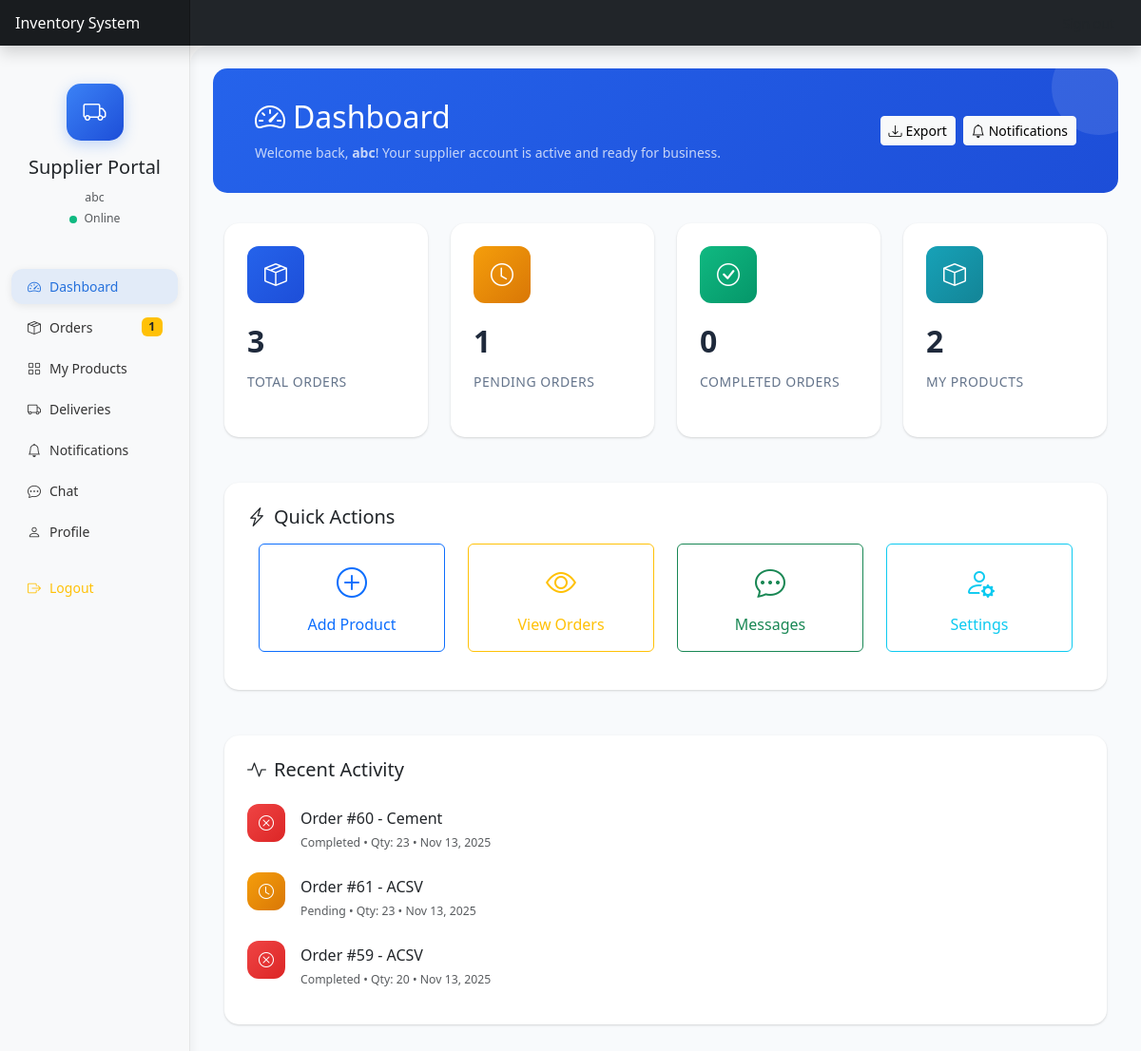
Page /supplier/dashboard.php (signed in) on the committed database.
### tables this page shows
CREATE TABLE `orders` (
  `id` int(11) NOT NULL,
  `inventory_id` int(11) DEFAULT NULL,
  `supplier_id` int(11) DEFAULT NULL,
  `user_id` int(11) DEFAULT NULL,
  `quantity` int(11) NOT NULL,
  `is_automated` tinyint(1) DEFAULT 0,
  `order_date` datetime DEFAULT current_timestamp(),
  `confirmation_status` enum('pending','confirmed','delivered','completed','cancelled') DEFAULT 'pending',
  `confirmation_date` datetime DEFAULT NULL,
  `unit_price` decimal(10,2) DEFAULT 0.00,
  `unit_type` varchar(50) NOT NULL DEFAULT 'per piece',
  `variation` varchar(50) DEFAULT NULL,
  `weight_ordered` decimal(10,3) DEFAULT NULL COMMENT 'Weight ordered for weight-based products',
  `is_weight_based` tinyint(1) DEFAULT 0 COMMENT 'Flag for weight-based orders'
);

CREATE TABLE `inventory` (
  `id` int(11) NOT NULL COMMENT 'Primary key - matches admin_orders.inventory_id',
  `sku` varchar(50) DEFAULT NULL COMMENT 'Product SKU',
  `name` varchar(100) NOT NULL COMMENT 'Product name - displayed as item_name in orders.php',
  `description` text DEFAULT NULL COMMENT 'Product description',
  `category` varchar(50) DEFAULT NULL COMMENT 'Product category',
  `reorder_threshold` int(11) NOT NULL DEFAULT 0 COMMENT 'Reorder threshold for alerts',
  `unit_type` varchar(50) NOT NULL DEFAULT 'per piece' COMMENT 'Unit type - matches admin_orders.unit_type',
  `quantity` int(11) NOT NULL DEFAULT 0 COMMENT 'Total quantity from completed orders - matches admin_orders.quantity aggregation',
  `unit_price` decimal(10,2) NOT NULL DEFAULT 0.00 COMMENT 'Unit price - matches admin_orders.unit_price',
  `supplier_id` int(11) DEFAULT NULL COMMENT 'Supplier ID - matches admin_orders.supplier_id',
  `location` varchar(100) DEFAULT NULL COMMENT 'Storage location',
  `image_url` varchar(255) DEFAULT NULL COMMENT 'Product image URL',
  `image_path` varchar(255) DEFAULT NULL COMMENT 'Product image file path',
  `is_deleted` tinyint(1) NOT NULL DEFAULT 0 COMMENT 'Soft delete flag: 0 = active, 1 = deleted',
  `last_updated` datetime DEFAULT current_timestamp() ON UPDATE current_timestamp() COMMENT 'Last update timestamp',
  `created_at` datetime DEFAULT current_timestamp() COMMENT 'Creation timestamp'
);

### supplier/dashboard.php (the view, shortened to what this page needs)
<?php
$database = new Database();
$db = $database->getConnection();
$pdo = $db;
$supplier_id = $_SESSION['user_id'];
try {
    $query = "SELECT COUNT(*) as total FROM orders WHERE supplier_id = :supplier_id";
    $stmt = $db->prepare($query);
    $stmt->bindParam(':supplier_id', $supplier_id);
    $stmt->execute();
    $total_orders = $stmt->fetch(PDO::FETCH_ASSOC)['total'];
    $query = "SELECT COUNT(*) as total FROM orders WHERE supplier_id = :supplier_id AND confirmation_status = 'confirmed'";
    $stmt = $db->prepare($query);
    $stmt->bindParam(':supplier_id', $supplier_id);
    $stmt->execute();
    $completed_orders = $stmt->fetch(PDO::FETCH_ASSOC)['total'];
    $query = "SELECT COUNT(*) as total FROM inventory WHERE supplier_id = :supplier_id";
    $stmt = $db->prepare($query);
    $stmt->bindParam(':supplier_id', $supplier_id);
    $stmt->execute();
    $total_products = $stmt->fetch(PDO::FETCH_ASSOC)['total'];
    $query = "SELECT o.*, i.name as item_name, o.order_date, o.confirmation_status
              FROM orders o
              LEFT JOIN inventory i ON o.inventory_id = i.id
              WHERE o.supplier_id = :supplier_id
              ORDER BY o.order_date DESC
              LIMIT 5";
    $stmt = $db->prepare($query);
    $stmt->bindParam(':supplier_id', $supplier_id);
    $stmt->execute();
    $recent_orders = $stmt->fetchAll(PDO::FETCH_ASSOC);
} catch (Exception $e) {
    $total_orders = 0;
    $pending_orders = 0;
    $completed_orders = 0;
    $total_products = 0;
    $recent_orders = [];
    if (isset($_GET['export']) && $_GET['export'] === 'dashboard') {
        header('Content-Type: text/csv; charset=utf-8');
        header('Content-Disposition: attachment; filename="supplier_dashboard_' . date('Y-m-d') . '.csv"');
        $output = fopen('php://output', 'w');
        fprintf($output, chr(0xEF).chr(0xBB).chr(0xBF));
        fputcsv($output, ['Error: Could not fetch dashboard data']);
        fputcsv($output, ['Message: ' . $e->getMessage()]);
        fclose($output);
        exit;
    }
}
?>
<!DOCTYPE html>
<html lang="en">
<head>
    <link href="https://cdn.jsdelivr.net/npm/bootstrap@5.3.0-alpha1/dist/css/bootstrap.min.css" rel="stylesheet">
    <link rel="stylesheet" href="https://cdn.jsdelivr.net/npm/bootstrap-icons@1.10.0/font/bootstrap-icons.css">
    <link rel="stylesheet" href="../assets/css/style.css">
</head>
<body>
<?php include_once 'includes/header.php'; ?>
    <div class="container-fluid">
        <div class="row">
            <?php include_once 'includes/sidebar.php'; ?>
            <main class="col-md-9 ms-sm-auto col-lg-10 main-content p-4">
                <div class="welcome-header">
                    <div class="row align-items-center">
                        <div class="col">
                            <h1 class="h2 mb-2">
                                <i class="bi bi-speedometer2 me-2"></i>Dashboard
                            </h1>
                            <p class="mb-0 opacity-75">
                                Welcome back, <strong><?php echo htmlspecialchars($supplier_name); ?></strong>!
                                Your supplier account is active and ready for business.
                            </p>
                        </div>
                        <div class="col-auto">
                            <div class="d-flex gap-2">
                                <button type="button" class="btn btn-light btn-sm" id="exportBtn">
                                    <i class="bi bi-download me-1"></i>Export
                                </button>
                                <a href="notifications.php" class="btn btn-light btn-sm position-relative">
                                    <i class="bi bi-bell me-1"></i>Notifications
                                </a>
                            </div>
                        </div>
                    </div>
                </div>
                <div class="row mb-4">
                    <div class="col-xl-3 col-md-6 mb-4">
                        <div class="card stat-card h-100">
                            <div class="card-body">
                                <div class="stat-icon bg-primary-gradient">
                                    <i class="bi bi-box-seam"></i>
                                </div>
                                <div class="stat-number"><?php echo $total_orders; ?></div>
                                <div class="stat-label">Total Orders</div>
                            </div>
                        </div>
                    </div>
                    <div class="col-xl-3 col-md-6 mb-4">
                        <div class="card stat-card h-100">
                            <div class="card-body">
                                <div class="stat-icon bg-warning-gradient">
                                    <i class="bi bi-clock"></i>
                                </div>
                                <div class="stat-number"><?php echo $pending_orders; ?></div>
                                <div class="stat-label">Pending Orders</div>
                            </div>
                        </div>
                    </div>
                    <div class="col-xl-3 col-md-6 mb-4">
                        <div class="card stat-card h-100">
                            <div class="card-body">
                                <div class="stat-icon bg-success-gradient">
                                    <i class="bi bi-check-circle"></i>
                                </div>
                                <div class="stat-number"><?php echo $completed_orders; ?></div>
                                <div class="stat-label">Completed Orders</div>
                            </div>
                        </div>
                    </div>
                    <div class="col-xl-3 col-md-6 mb-4">
                        <div class="card stat-card h-100">
                            <div class="card-body">
                                <div class="stat-icon bg-info-gradient">
                                    <i class="bi bi-box"></i>
                                </div>
                                <div class="stat-number"><?php echo $total_products; ?></div>
                                <div class="stat-label">My Products</div>
                            </div>
                        </div>
                    </div>
                </div>
                <div class="row mb-4">
                    <div class="col-12">
                        <div class="card stat-card">
                            <div class="card-body">
                                <h5 class="card-title mb-3">
                                    <i class="bi bi-lightning-charge me-2"></i>Quick Actions
                                </h5>
                                <div class="row">
                                    <div class="col-md-3 mb-3">
                                        <a href="products.php" class="btn btn-outline-primary w-100 h-100 d-flex flex-column align-items-center justify-content-center p-3">
                                            <i class="bi bi-plus-circle mb-2" style="font-size: 2rem;"></i>
                                            <span>Add Product</span>
                                        </a>
                                    </div>
                                    <div class="col-md-3 mb-3">
                                        <a href="orders.php" class="btn btn-outline-warning w-100 h-100 d-flex flex-column align-items-center justify-content-center p-3">
                                            <i class="bi bi-eye mb-2" style="font-size: 2rem;"></i>
                                            <span>View Orders</span>
                                        </a>
                                    </div>
                                    <div class="col-md-3 mb-3">
                                        <a href="chat.php" class="btn btn-outline-success w-100 h-100 d-flex flex-column align-items-center justify-content-center p-3">
                                            <i class="bi bi-chat-dots mb-2" style="font-size: 2rem;"></i>
                                            <span>Messages</span>
                                        </a>
                                    </div>
                                    <div class="col-md-3 mb-3">
                                        <a href="profile.php" class="btn btn-outline-info w-100 h-100 d-flex flex-column align-items-center justify-content-center p-3">
                                            <i class="bi bi-person-gear mb-2" style="font-size: 2rem;"></i>
                                            <span>Settings</span>
                                        </a>
                                    </div>
                                </div>
                            </div>
                        </div>
                    </div>
                </div>
                <div class="row">
                    <div class="col-12">
                        <div class="card stat-card">
                            <div class="card-body">
                                <h5 class="card-title mb-3">
                                    <i class="bi bi-activity me-2"></i>Recent Activity
                                </h5>
                                <div class="list-group list-group-flush">
                                    <?php if (!empty($recent_orders)): ?>
                                        <?php foreach ($recent_orders as $order): ?>
                                            <div class="list-group-item border-0 px-0">
                                                <div class="d-flex align-items-center">
                                                    <div class="stat-icon <?php echo $order['confirmation_status'] === 'confirmed' ? 'bg-success-gradient' : ($order['confirmation_status'] === 'pending' ? 'bg-warning-gradient' : 'bg-danger-gradient'); ?> me-3" style="width: 40px; height: 40px; font-size: 1rem;">
                                                        <i class="bi <?php echo $order['confirmation_status'] === 'confirmed' ? 'bi-check-circle' : ($order['confirmation_status'] === 'pending' ? 'bi-clock' : 'bi-x-circle'); ?>"></i>
                                                    </div>
                                                    <div class="flex-grow-1">
                                                        <h6 class="mb-1">Order #<?php echo $order['id']; ?> - <?php echo htmlspecialchars($order['item_name'] ?? 'Unknown Item'); ?></h6>
                                                        <small class="text-muted">
                                                            <?php echo ucfirst($order['confirmation_status']); ?> •
                                                            Qty: <?php echo $order['quantity']; ?> •
                                                            <?php echo date('M j, Y', strtotime($order['order_date'])); ?>
                                                        </small>
                                                    </div>
                                                </div>
                                            </div>
                                        <?php endforeach; ?>
                                    <?php endif; ?>
                                </div>
                            </div>
                        </div>
                    </div>
                        </div>
                    </div>
                </div>
</body>
</html>

### assets/css/style.css (style rules this page uses)
body { font-size: .875rem; }
main.col-md-9, main.col-lg-10 { margin-top: 48px; min-height: calc(100vh - 48px); }
.container-fluid { padding: 0; margin: 0; width: 100%; max-width: 100%; }
.container-fluid .row { margin: 0; width: 100%; }
body { overflow-x: hidden; position: relative; }
.card { box-shadow: 0 0.125rem 0.25rem rgba(0, 0, 0, 0.075); margin-bottom: 1.5rem; }

### supplier/dashboard.php (style rules this page uses)
:root { --primary-color: #2563eb; --primary-dark: #1d4ed8; --secondary-color: #64748b; --success-color: #10b981; --warning-color: #f59e0b; --danger-color: #ef4444; --light-bg: #f8fafc; --card-shadow: 0 1px 3px 0 rgba(0, 0, 0, 0.1), 0 1px 2px 0 rgba(0, 0, 0, 0.06); --card-shadow-hover: 0 10px 15px -3px rgba(0, 0, 0, 0.1), 0 4px 6px -2px rgba(0, 0, 0, 0.05); }
body { min-height: 100vh; }
.main-content { background: var(--light-bg); min-height: 100vh; border-radius: 20px 0 0 0; margin-left: 0; }
.welcome-header { background: linear-gradient(135deg, var(--primary-color), var(--primary-dark)); color: white; border-radius: 15px; padding: 2rem; margin-bottom: 2rem; position: relative; overflow: hidden; }
.welcome-header::before { content: ''; position: absolute; top: 0; right: 0; width: 100px; height: 100px; background: rgba(255, 255, 255, 0.1); border-radius: 50%; transform: translate(30px, -30px); }
.stat-card { background: white; border: none; border-radius: 15px; box-shadow: var(--card-shadow); transition: all 0.3s ease; overflow: hidden; position: relative; }
.stat-card .card-body { padding: 1.5rem; }
.stat-icon { width: 60px; height: 60px; border-radius: 12px; display: flex; align-items: center; justify-content: center; font-size: 1.5rem; color: white; margin-bottom: 1rem; }
.stat-number { font-size: 2rem; font-weight: 700; color: #1e293b; margin-bottom: 0.5rem; }
.stat-label { color: var(--secondary-color); font-weight: 500; font-size: 0.875rem; text-transform: uppercase; letter-spacing: 0.5px; }
.bg-primary-gradient { background: linear-gradient(135deg, var(--primary-color), var(--primary-dark)); }
.bg-success-gradient { background: linear-gradient(135deg, var(--success-color), #059669); }
.bg-warning-gradient { background: linear-gradient(135deg, var(--warning-color), #d97706); }
.bg-danger-gradient { background: linear-gradient(135deg, var(--danger-color), #dc2626); }
.bg-info-gradient { background: linear-gradient(135deg, #17a2b8, #138496); }

### rows in the picture
orders: id "60", inventory.name "Cement", confirmation_status "Completed", quantity "23", order_date "Nov 13, 2025"
orders: id "61", inventory.name "ACSV", confirmation_status "Pending", quantity "23", order_date "Nov 13, 2025"
orders: id "59", inventory.name "ACSV", confirmation_status "Completed", quantity "20", order_date "Nov 13, 2025"

### other values in the picture
$_SESSION['username'] "abc"
$pending_orders "1"
$supplier_name "abc"
$total_orders "3"
$completed_orders "0"
$total_products "2"
